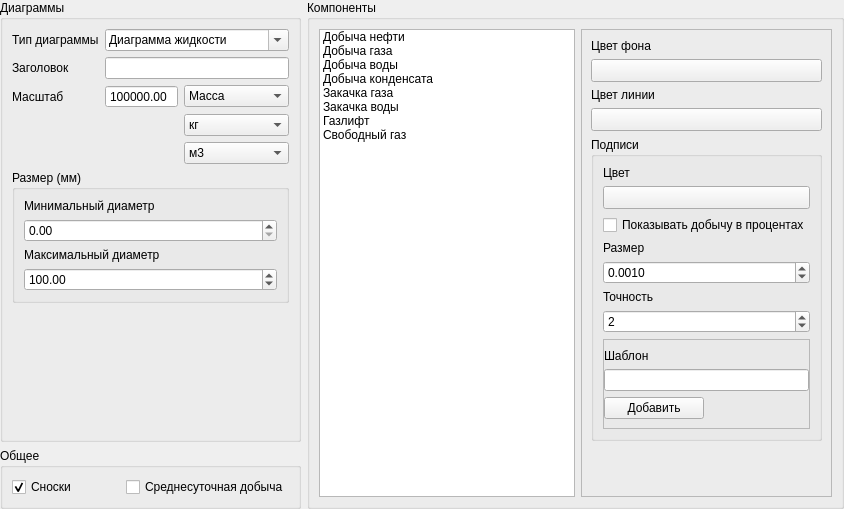
<?xml version="1.0" encoding="UTF-8"?>
<ui version="4.0">
 <class>BubblesSetupWidget</class>
 <widget class="QWidget" name="BubblesSetupWidget">
  <property name="geometry">
   <rect>
    <x>0</x>
    <y>0</y>
    <width>844</width>
    <height>509</height>
   </rect>
  </property>
  <property name="windowTitle">
   <string>Form</string>
  </property>
  <layout class="QGridLayout" name="gridLayout" columnstretch="1,0">
   <property name="margin">
    <number>0</number>
   </property>
   <item row="0" column="0">
    <widget class="QGroupBox" name="groupBox_4">
     <property name="title">
      <string>Диаграммы</string>
     </property>
     <layout class="QGridLayout" name="gridLayout_7" columnstretch="0,1,0">
      <item row="0" column="1" colspan="2">
       <widget class="QComboBox" name="diagrammType">
        <property name="editable">
         <bool>true</bool>
        </property>
        <item>
         <property name="text">
          <string>Диаграмма жидкости</string>
         </property>
        </item>
        <item>
         <property name="text">
          <string>Диаграмма закачки</string>
         </property>
        </item>
        <item>
         <property name="text">
          <string>Диаграмма газа</string>
         </property>
        </item>
        <item>
         <property name="text">
          <string>Диаграмма конденсата</string>
         </property>
        </item>
       </widget>
      </item>
      <item row="0" column="0">
       <widget class="QLabel" name="label_9">
        <property name="text">
         <string>Тип диаграммы</string>
        </property>
       </widget>
      </item>
      <item row="1" column="1" colspan="2">
       <widget class="QLineEdit" name="titleEdit"/>
      </item>
      <item row="6" column="0">
       <spacer name="verticalSpacer_3">
        <property name="orientation">
         <enum>Qt::Vertical</enum>
        </property>
        <property name="sizeHint" stdset="0">
         <size>
          <width>20</width>
          <height>40</height>
         </size>
        </property>
       </spacer>
      </item>
      <item row="1" column="0">
       <widget class="QLabel" name="label_10">
        <property name="text">
         <string>Заголовок</string>
        </property>
       </widget>
      </item>
      <item row="2" column="0">
       <widget class="QLabel" name="label_11">
        <property name="text">
         <string>Масштаб</string>
        </property>
       </widget>
      </item>
      <item row="2" column="2">
       <widget class="QComboBox" name="scaleUnitsType">
        <item>
         <property name="text">
          <string>Масса</string>
         </property>
        </item>
        <item>
         <property name="text">
          <string>Объем</string>
         </property>
        </item>
       </widget>
      </item>
      <item row="2" column="1">
       <widget class="QDoubleSpinBox" name="scaleEdit">
        <property name="buttonSymbols">
         <enum>QAbstractSpinBox::NoButtons</enum>
        </property>
        <property name="maximum">
         <double>999999999.000000000000000</double>
        </property>
        <property name="value">
         <double>300000.000000000000000</double>
        </property>
       </widget>
      </item>
      <item row="3" column="2">
       <widget class="QComboBox" name="scaleUnitsMass">
        <item>
         <property name="text">
          <string>кг</string>
         </property>
        </item>
        <item>
         <property name="text">
          <string>г</string>
         </property>
        </item>
        <item>
         <property name="text">
          <string>тонн</string>
         </property>
        </item>
        <item>
         <property name="text">
          <string>тыс. тонн</string>
         </property>
        </item>
        <item>
         <property name="text">
          <string>UK ton (short)</string>
         </property>
        </item>
        <item>
         <property name="text">
          <string>UK ton (long)</string>
         </property>
        </item>
       </widget>
      </item>
      <item row="4" column="2">
       <widget class="QComboBox" name="scaleUnitsVolume">
        <item>
         <property name="text">
          <string>м3</string>
         </property>
        </item>
        <item>
         <property name="text">
          <string>дм3</string>
         </property>
        </item>
        <item>
         <property name="text">
          <string>см3</string>
         </property>
        </item>
        <item>
         <property name="text">
          <string>км3</string>
         </property>
        </item>
       </widget>
      </item>
      <item row="5" column="0" colspan="3">
       <widget class="QGroupBox" name="groupBox_5">
        <property name="title">
         <string>Размер (мм)</string>
        </property>
        <layout class="QGridLayout" name="gridLayout_8">
         <item row="2" column="0">
          <widget class="QLabel" name="label_8">
           <property name="text">
            <string>Максимальный диаметр</string>
           </property>
          </widget>
         </item>
         <item row="0" column="0">
          <widget class="QLabel" name="label_5">
           <property name="text">
            <string>Минимальный диаметр</string>
           </property>
          </widget>
         </item>
         <item row="1" column="0">
          <widget class="QDoubleSpinBox" name="minDiagrammSize">
           <property name="decimals">
            <number>2</number>
           </property>
           <property name="maximum">
            <double>999999.000000000000000</double>
           </property>
           <property name="singleStep">
            <double>1.000000000000000</double>
           </property>
          </widget>
         </item>
         <item row="3" column="0">
          <widget class="QDoubleSpinBox" name="maxDiagrammSize">
           <property name="decimals">
            <number>2</number>
           </property>
           <property name="maximum">
            <double>999999999.000000000000000</double>
           </property>
           <property name="singleStep">
            <double>1.000000000000000</double>
           </property>
           <property name="value">
            <double>100.000000000000000</double>
           </property>
          </widget>
         </item>
        </layout>
       </widget>
      </item>
     </layout>
    </widget>
   </item>
   <item row="0" column="1" rowspan="2">
    <widget class="QGroupBox" name="groupBox_2">
     <property name="title">
      <string>Компоненты</string>
     </property>
     <layout class="QGridLayout" name="gridLayout_3" columnstretch="1,0">
      <item row="0" column="0">
       <widget class="QListWidget" name="componentsList">
        <property name="selectionBehavior">
         <enum>QAbstractItemView::SelectRows</enum>
        </property>
        <property name="selectionRectVisible">
         <bool>true</bool>
        </property>
        <item>
         <property name="text">
          <string>Добыча нефти</string>
         </property>
        </item>
        <item>
         <property name="text">
          <string>Добыча газа</string>
         </property>
        </item>
        <item>
         <property name="text">
          <string>Добыча воды</string>
         </property>
        </item>
        <item>
         <property name="text">
          <string>Добыча конденсата</string>
         </property>
        </item>
        <item>
         <property name="text">
          <string>Закачка газа</string>
         </property>
        </item>
        <item>
         <property name="text">
          <string>Закачка воды</string>
         </property>
        </item>
        <item>
         <property name="text">
          <string>Газлифт</string>
         </property>
        </item>
        <item>
         <property name="text">
          <string>Свободный газ</string>
         </property>
        </item>
       </widget>
      </item>
      <item row="0" column="1">
       <widget class="QFrame" name="frame">
        <property name="frameShape">
         <enum>QFrame::StyledPanel</enum>
        </property>
        <property name="frameShadow">
         <enum>QFrame::Raised</enum>
        </property>
        <layout class="QGridLayout" name="gridLayout_5">
         <item row="0" column="0">
          <widget class="QLabel" name="label_6">
           <property name="text">
            <string>Цвет фона</string>
           </property>
          </widget>
         </item>
         <item row="2" column="0">
          <widget class="QLabel" name="label_7">
           <property name="text">
            <string>Цвет линии</string>
           </property>
          </widget>
         </item>
         <item row="3" column="0">
          <widget class="QgsColorButtonV2" name="fluidLineColor">
           <property name="sizePolicy">
            <sizepolicy hsizetype="Preferred" vsizetype="Preferred">
             <horstretch>0</horstretch>
             <verstretch>0</verstretch>
            </sizepolicy>
           </property>
          </widget>
         </item>
         <item row="4" column="0">
          <widget class="QGroupBox" name="groupBox_3">
           <property name="title">
            <string>Подписи</string>
           </property>
           <layout class="QGridLayout" name="gridLayout_4">
            <item row="0" column="0">
             <widget class="QLabel" name="label">
              <property name="text">
               <string>Цвет</string>
              </property>
             </widget>
            </item>
            <item row="1" column="0">
             <widget class="QgsColorButtonV2" name="labelColor">
              <property name="sizePolicy">
               <sizepolicy hsizetype="Preferred" vsizetype="Preferred">
                <horstretch>0</horstretch>
                <verstretch>0</verstretch>
               </sizepolicy>
              </property>
             </widget>
            </item>
            <item row="2" column="0">
             <widget class="QCheckBox" name="showInPercent">
              <property name="text">
               <string>Показывать добычу в процентах</string>
              </property>
             </widget>
            </item>
            <item row="3" column="0">
             <widget class="QLabel" name="label_4">
              <property name="text">
               <string>Размер</string>
              </property>
             </widget>
            </item>
            <item row="4" column="0">
             <widget class="QDoubleSpinBox" name="labelSize">
              <property name="decimals">
               <number>4</number>
              </property>
              <property name="singleStep">
               <double>0.001000000000000</double>
              </property>
              <property name="value">
               <double>0.001000000000000</double>
              </property>
             </widget>
            </item>
            <item row="5" column="0">
             <widget class="QLabel" name="label_3">
              <property name="text">
               <string>Точность</string>
              </property>
             </widget>
            </item>
            <item row="6" column="0">
             <widget class="QSpinBox" name="decimalEdit">
              <property name="value">
               <number>2</number>
              </property>
             </widget>
            </item>
            <item row="7" column="0">
             <widget class="QFrame" name="frame_2">
              <property name="frameShape">
               <enum>QFrame::StyledPanel</enum>
              </property>
              <property name="frameShadow">
               <enum>QFrame::Raised</enum>
              </property>
              <layout class="QGridLayout" name="gridLayout_6">
               <property name="leftMargin">
                <number>0</number>
               </property>
               <property name="rightMargin">
                <number>0</number>
               </property>
               <item row="2" column="0">
                <widget class="QPushButton" name="addToTemplate">
                 <property name="toolTip">
                  <string>Добавить компонент в шаблон</string>
                 </property>
                 <property name="text">
                  <string>Добавить</string>
                 </property>
                </widget>
               </item>
               <item row="1" column="0" colspan="2">
                <widget class="QLineEdit" name="templateExpression"/>
               </item>
               <item row="0" column="0">
                <widget class="QLabel" name="label_2">
                 <property name="text">
                  <string>Шаблон</string>
                 </property>
                </widget>
               </item>
              </layout>
             </widget>
            </item>
           </layout>
          </widget>
         </item>
         <item row="1" column="0">
          <widget class="QgsColorButtonV2" name="fluidBackColor">
           <property name="sizePolicy">
            <sizepolicy hsizetype="Preferred" vsizetype="Preferred">
             <horstretch>0</horstretch>
             <verstretch>0</verstretch>
            </sizepolicy>
           </property>
          </widget>
         </item>
         <item row="5" column="0">
          <spacer name="verticalSpacer_2">
           <property name="orientation">
            <enum>Qt::Vertical</enum>
           </property>
           <property name="sizeHint" stdset="0">
            <size>
             <width>20</width>
             <height>40</height>
            </size>
           </property>
          </spacer>
         </item>
        </layout>
       </widget>
      </item>
     </layout>
    </widget>
   </item>
   <item row="1" column="0">
    <widget class="QGroupBox" name="groupBox">
     <property name="title">
      <string>Общее</string>
     </property>
     <layout class="QGridLayout" name="gridLayout_2">
      <item row="1" column="0">
       <widget class="QCheckBox" name="showLineouts">
        <property name="text">
         <string>Сноски</string>
        </property>
        <property name="checked">
         <bool>true</bool>
        </property>
       </widget>
      </item>
      <item row="1" column="1">
       <widget class="QCheckBox" name="dailyProduction">
        <property name="text">
         <string>Среднесуточная добыча</string>
        </property>
       </widget>
      </item>
     </layout>
    </widget>
   </item>
  </layout>
 </widget>
 <customwidgets>
  <customwidget>
   <class>QgsColorButtonV2</class>
   <extends>QToolButton</extends>
   <header>qgscolorbuttonv2.h</header>
   <container>1</container>
  </customwidget>
 </customwidgets>
 <resources/>
 <connections>
  <connection>
   <sender>componentsList</sender>
   <signal>currentRowChanged(int)</signal>
   <receiver>BubblesSetupWidget</receiver>
   <slot>fluidItemRowChanged(int)</slot>
   <hints>
    <hint type="sourcelabel">
     <x>274</x>
     <y>228</y>
    </hint>
    <hint type="destinationlabel">
     <x>423</x>
     <y>517</y>
    </hint>
   </hints>
  </connection>
  <connection>
   <sender>fluidBackColor</sender>
   <signal>colorChanged(QColor)</signal>
   <receiver>BubblesSetupWidget</receiver>
   <slot>fluidBackColorClicked(QColor)</slot>
   <hints>
    <hint type="sourcelabel">
     <x>736</x>
     <y>63</y>
    </hint>
    <hint type="destinationlabel">
     <x>241</x>
     <y>518</y>
    </hint>
   </hints>
  </connection>
  <connection>
   <sender>fluidLineColor</sender>
   <signal>colorChanged(QColor)</signal>
   <receiver>BubblesSetupWidget</receiver>
   <slot>fluidLineColorClicked(QColor)</slot>
   <hints>
    <hint type="sourcelabel">
     <x>736</x>
     <y>91</y>
    </hint>
    <hint type="destinationlabel">
     <x>28</x>
     <y>518</y>
    </hint>
   </hints>
  </connection>
  <connection>
   <sender>labelColor</sender>
   <signal>colorChanged(QColor)</signal>
   <receiver>BubblesSetupWidget</receiver>
   <slot>labelColorChanged(QColor)</slot>
   <hints>
    <hint type="sourcelabel">
     <x>726</x>
     <y>142</y>
    </hint>
    <hint type="destinationlabel">
     <x>764</x>
     <y>295</y>
    </hint>
   </hints>
  </connection>
 </connections>
 <slots>
  <slot>nameEdit_editingFinished()</slot>
  <slot>titleEdit_editingFinished()</slot>
  <slot>scaleEdit_editingFinished()</slot>
  <slot>diagrammTypeChanged(int)</slot>
  <slot>diagrammType_EditTextChanged(QString)</slot>
  <slot>scaleTypeChanged(int)</slot>
  <slot>minDiagrammSize_ValueChanged(double)</slot>
  <slot>maxDiagrammSize_ValueChanged(double)</slot>
  <slot>fluidItemClicked(QListWidgetItem*)</slot>
  <slot>fluidItemRowChanged(int)</slot>
  <slot>fluidBackColorClicked(QColor)</slot>
  <slot>fluidLineColorClicked(QColor)</slot>
  <slot>labelColorChanged(QColor)</slot>
  <slot>labelTemplateEditingFinished()</slot>
  <slot>showLineoutsToggled(bool)</slot>
  <slot>perDayProdToggled(bool)</slot>
  <slot>templateButtonChanged(QString)</slot>
 </slots>
</ui>
